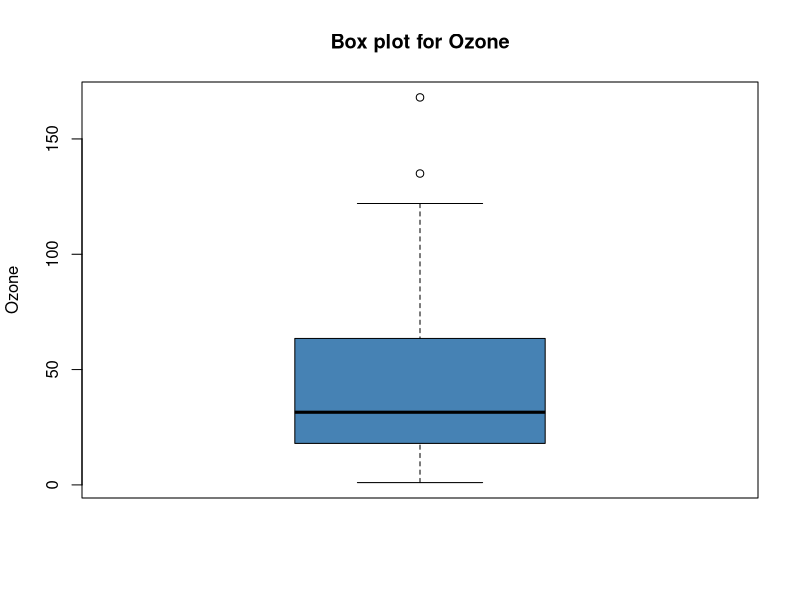
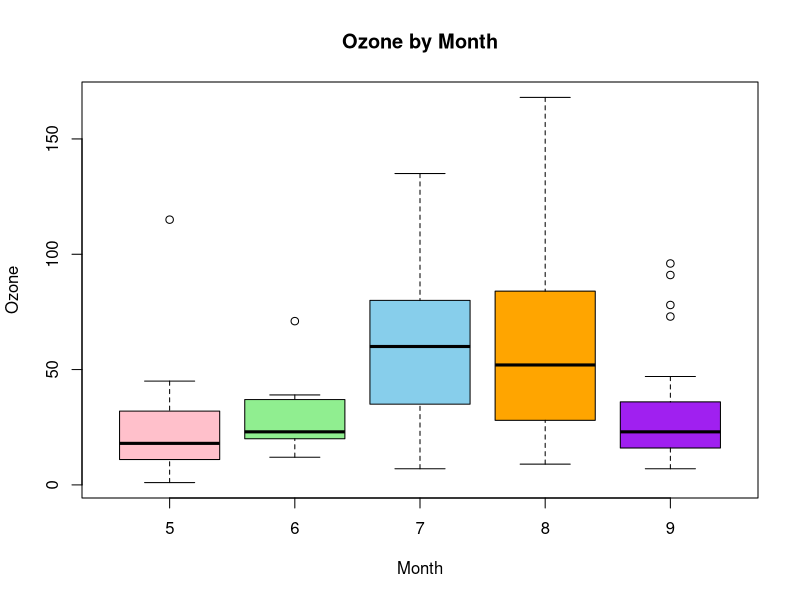
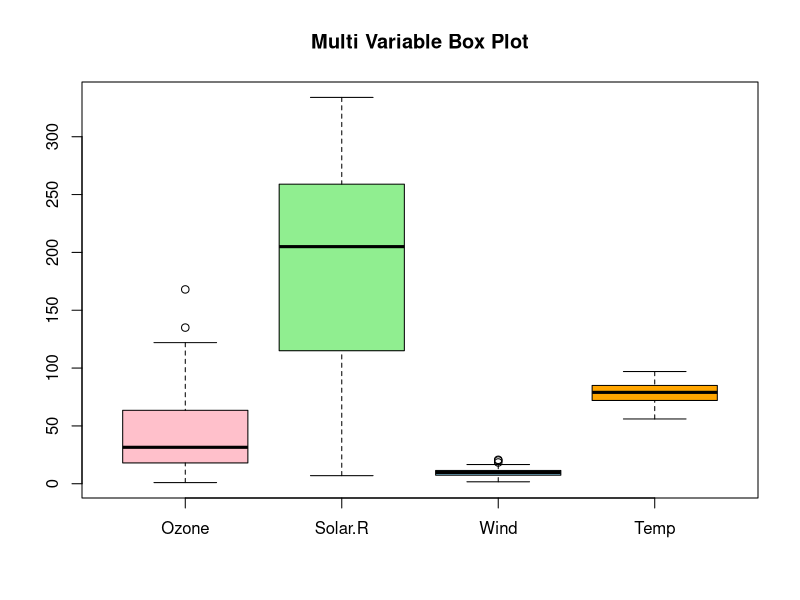
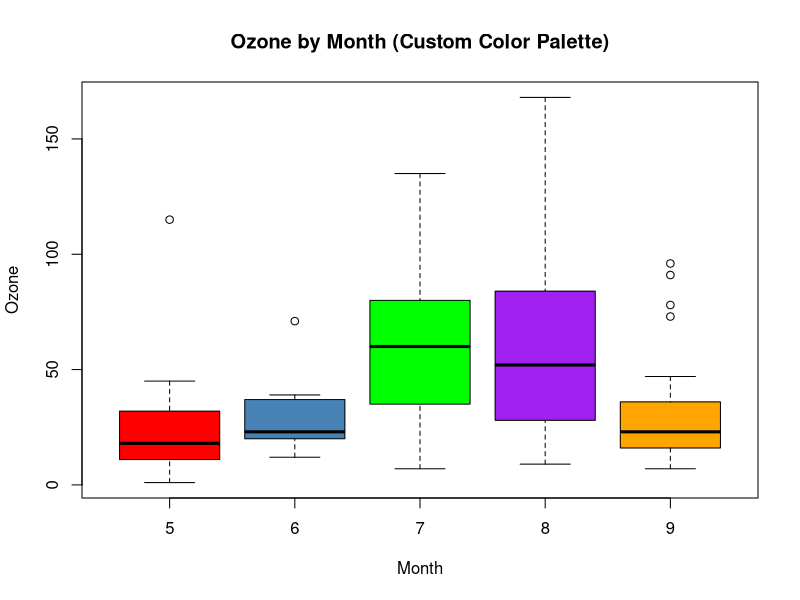
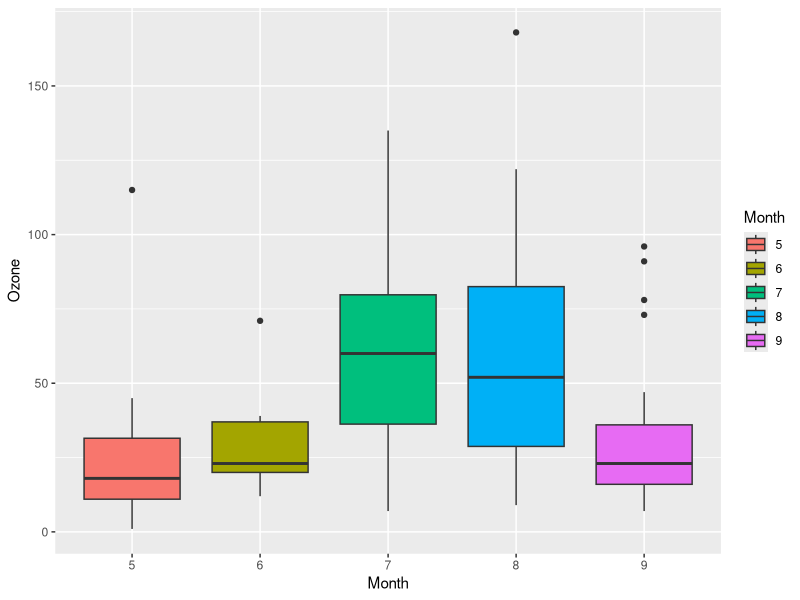
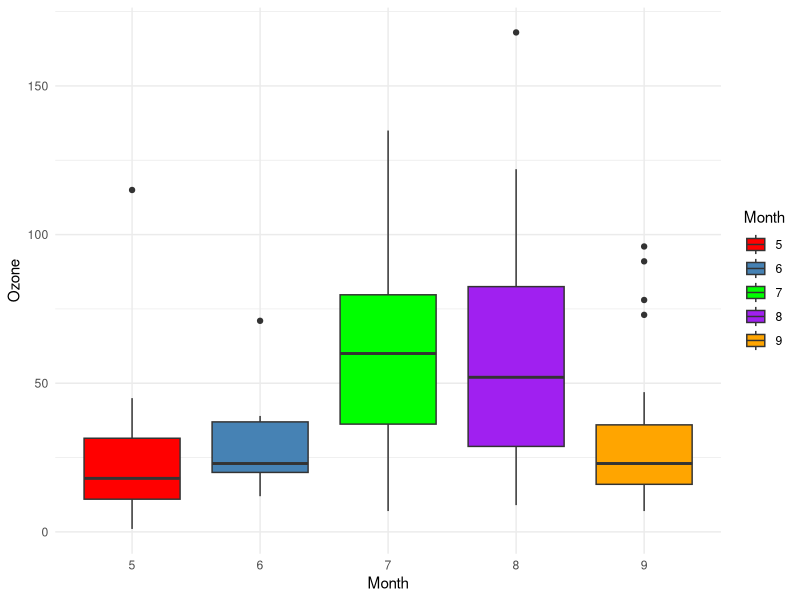
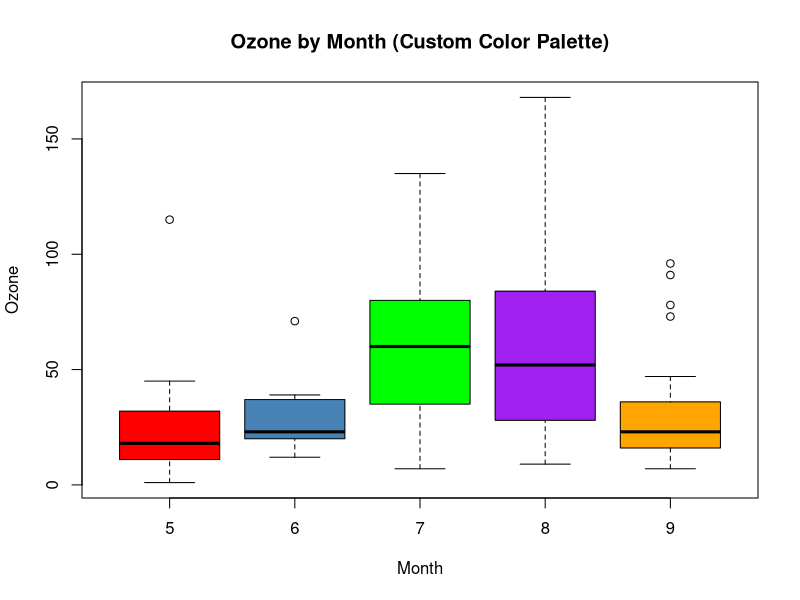

These charts were generated, in order, by the following R code:
data(airquality)
?airquality
View(airquality)
str(airquality)
class(airquality)


boxplot(airquality$Ozone,
        main = "Box plot for Ozone",
        ylab = "Ozone",
        col = "steelblue")

airquality$Month <- as.factor(airquality$Month)

boxplot(Ozone ~ Month,
        data = airquality,
        main = "Ozone by Month",
        xlab = "Month",
        ylab = "Ozone",
        col = c('pink','lightgreen','skyblue','orange','purple'))


boxplot(airquality[,1:4],
        main = "Multi Variable Box Plot",
        col = c('pink','lightgreen','skyblue','orange'))


month_colors <- c(
  "5" = "red",
  "6" = "steelblue",
  "7" = "green",
  "8" = "purple",
  "9" = "orange"
)

boxplot(Ozone ~ Month,
        data = airquality,
        main = "Ozone by Month (Custom Color Palette)",
        col = month_colors)


library(ggplot2)

ggplot(airquality,
       aes(x = Month, y = Ozone, fill = Month)) +
  geom_boxplot()

ggplot(airquality,
       aes(x = Month, y = Ozone, fill = Month)) +
  geom_boxplot() +
  scale_fill_manual(
    values = c(
      "5" = "red",
      "6" = "steelblue",
      "7" = "green",
      "8" = "purple",
      "9" = "orange"
    )
  ) +
  theme_minimal()


png("plots/Week4(b)_AirQuality_BoxPlots.png")

boxplot(Ozone ~ Month,
        data = airquality,
        main = "Ozone by Month (Custom Color Palette)",
        col = month_colors)

dev.off()